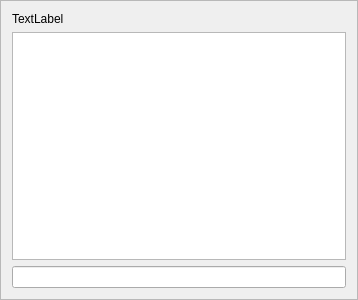
<?xml version="1.0" encoding="UTF-8"?>
<ui version="4.0">
 <class>QHWSearchSelector</class>
 <widget class="QFrame" name="QHWSearchSelector">
  <property name="geometry">
   <rect>
    <x>0</x>
    <y>0</y>
    <width>358</width>
    <height>300</height>
   </rect>
  </property>
  <property name="windowTitle">
   <string>Frame</string>
  </property>
  <property name="frameShape">
   <enum>QFrame::StyledPanel</enum>
  </property>
  <property name="frameShadow">
   <enum>QFrame::Raised</enum>
  </property>
  <layout class="QVBoxLayout" name="verticalLayout">
   <item>
    <widget class="QLabel" name="lblPrompt">
     <property name="text">
      <string>TextLabel</string>
     </property>
    </widget>
   </item>
   <item>
    <widget class="QListWidget" name="listWidget"/>
   </item>
   <item>
    <widget class="QLineEdit" name="lineEdit"/>
   </item>
  </layout>
 </widget>
 <resources/>
 <connections/>
</ui>
